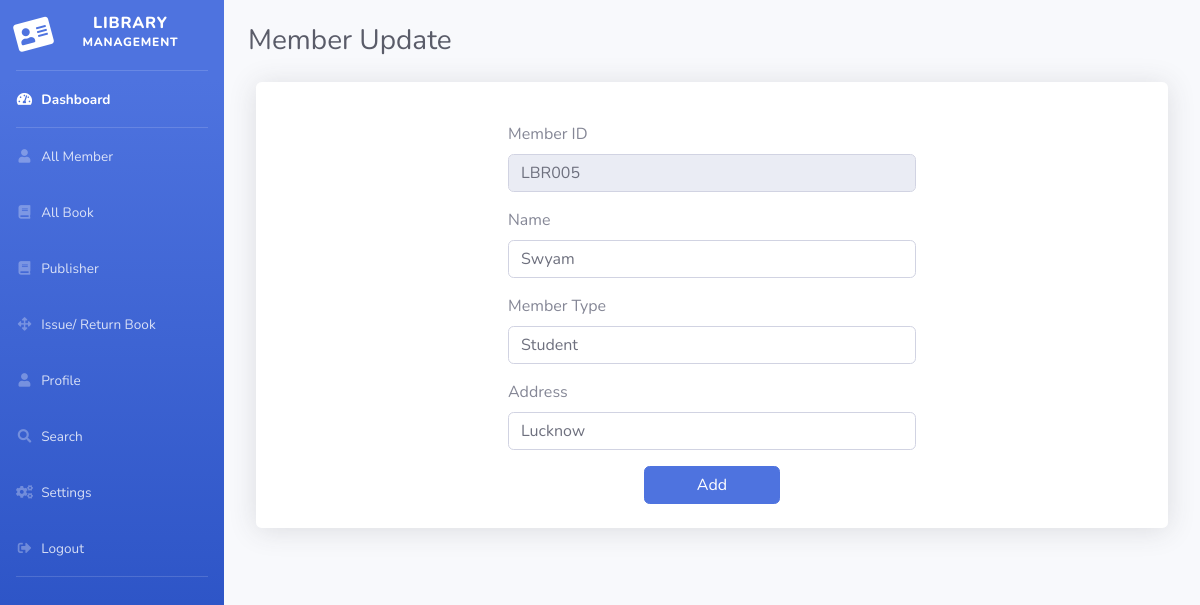
The app's page /member_edit/6 (signed in), older data.
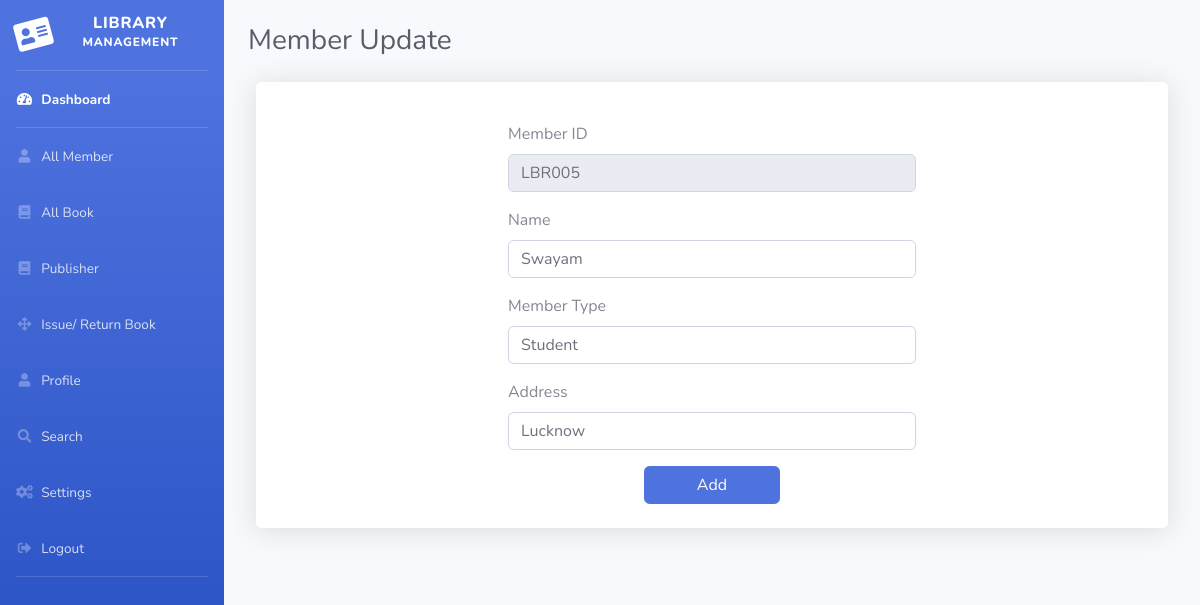
The same page, newer data.
### myapp/models.py (models this page shows, shortened)
class Member(models.Model):
    memb_id = models.CharField(max_length=20, null=True)
    name = models.CharField(max_length=50, null=True)
    memb_type = models.CharField(max_length=50, null=True)
    address = models.CharField(max_length=200, null=True)
    memb_date = models.DateTimeField(auto_now_add=True)
    expiry_date = models.DateTimeField(auto_now_add=True)

### myapp/views.py (the view, shortened to what this page needs)
# urls.py: path('member_edit/<int:pid>', member_edit, name='member_edit'),
def member_edit(request, pid):
    if not request.user.is_authenticated:
        return redirect('user_login')
    member = Member.objects.get(id = pid)
    error = ""
    return render(request, 'member_edit.html', locals())

### myapp/templates/member_edit.html (shortened to what this page needs)
{% extends 'dashboard.html' %}
{% load static %}
{% block main %}
  <div id="content-wrapper" class="d-flex flex-column">
    <div id="content">
        <div class="container-fluid">
            <div class="d-sm-flex align-items-center justify-content-between mb-4 mt-4">
                <h1 class="h3 mb-0 text-gray-800">Member Update</h1>
            </div>
            <div class="row mt-2 rounded shadow mx-2 bg-white ">
                <div class="col-6 m-auto p-4">
                  <form method="post"> {% csrf_token %}
                    <div class="my-3">
                      <label for="memb_id" class="form-label">Member ID</label>
                      <input type="text" class="form-control disabled" id="memb_id" name="memb_id" value="{{member.memb_id}}" disabled>
                    </div>
                    <div class="my-3">
                      <label for="name" class="form-label">Name</label>
                      <input type="text" class="form-control" id="name" name="name" value="{{member.name}}">
                    </div>
                    <div class="my-3">
                      <label for="memb_type" class="form-label">Member Type</label>
                      <input type="text" class="form-control" id="memb_type" name="memb_type" value="{{member.memb_type}}">
                    </div>
                    <div class="my-3">
                      <label for="address" class="form-label">Address</label>
                      <input type="text" class="form-control" id="address" name="address" value="{{member.address}}">
                    </div>
                    <div class=" text-center">
                      <input type="submit" value="Add" class="col-4 btn btn-primary">
                    </div>
                  </form>
                </div>
            </div>
        </div>
    </div>
{% endblock main %}

Row changes from the older to the newer data that the page shows:
changed Member "LBR005": name "Swyam" → "Swayam"
